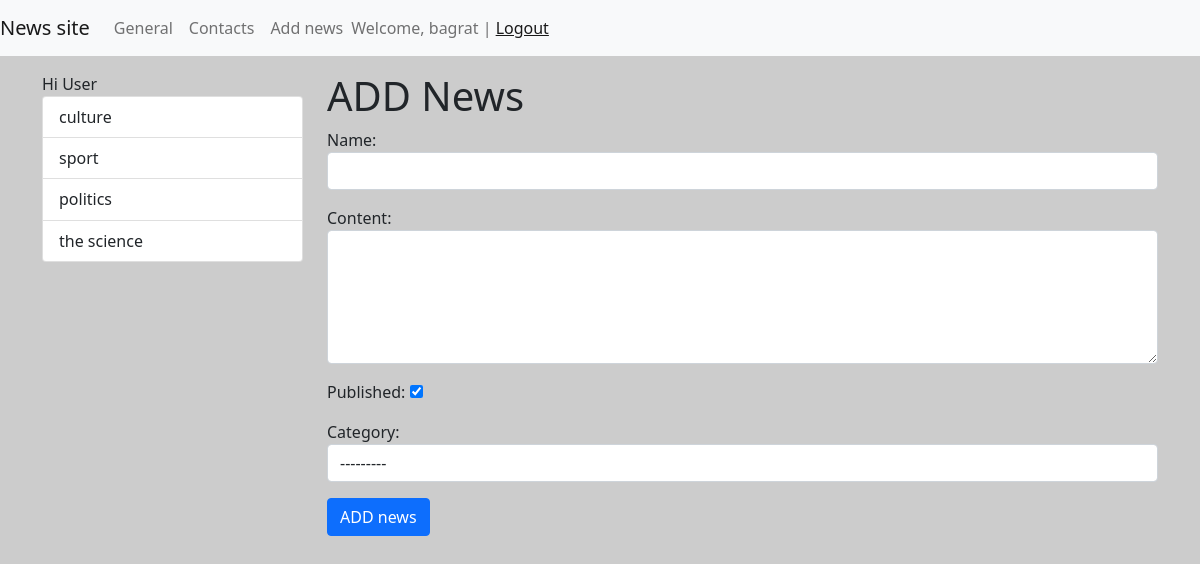
The app's page /news/add-news/ (signed in) with its own data.
### news/models.py (models this page shows)
class Category(models.Model):
    objects = None
    title = models.CharField(max_length=150, db_index=True, verbose_name='category name')
    def get_absolute_url(self):
        return reverse('category', kwargs={"category_id": self.pk})
    def __str__(self):
        return self.title
    class Meta:
        verbose_name = 'category'
        verbose_name_plural = 'categories'
        ordering = ['title']

### news/views.py (the view)
# urls.py: path('news/add-news/', CreateNews.as_view(), name='add_news'),
class CreateNews(LoginRequiredMixin, CreateView):
    form_class = NewsForm
    template_name = 'news/add_news.html'
    login_url = '/admin/'

### news/forms.py (shortened to what this page needs)
class NewsForm(forms.ModelForm):
    class Meta:
        model = News
        fields = ['title', 'content', 'is_published', 'category']
        widgets = {
            'title': forms.TextInput(attrs={'class': 'form-control'}),
            'content': forms.Textarea(attrs={'class': 'form-control', 'rows': 5}),
            'category': forms.Select(attrs={'class': 'form-control'}),
        }

### news/templatetags/news_tags.py (called while the page is built)
@register.inclusion_tag('news/list_categories.html')
def show_categories(arg1='Hello', arg2='wprld'):
    categories = Category.objects.annotate(cnt=Count('news', filter=F('news__is_published'))).filter(cnt__gt=0)
    return {"categories": categories, "arg1": arg1, "arg2": arg2}

### news/templates/news/add_news.html (shortened to what this page needs)
{% extends 'base.html' %}
{% block sidebar %}
{% include 'inc/_sidebar.html' %}
{% endblock %}
{% block content %}
<h1>ADD News</h1>
<form action="{% url 'add_news' %}" method="post">
    {{ form.as_p }}
    <button type="submit" class="btn btn-primary btn-block">ADD news</button>
</form>
{% endblock %}

### templates/inc/_nav.html (shortened to what this page needs)
<nav class="navbar navbar-expand-lg navbar-light bg-light">
    <a class="navbar-brand" href="{% url 'home' %}">News site</a>
    <div class="collapse navbar-collapse" id="navbarSupportedContent">
        <ul class="navbar-nav mr-auto">
            <li class="nav-item"><a class="nav-link" href="{% url 'home' %}">General</a> </li>
            <li class="nav-item"><a class="nav-link" href="{% url 'contact' %}">Contacts</a> </li>
            {% if request.user.is_authenticated %}
                <li class="nav-item"><a class="nav-link" href="{% url 'add_news' %}">Add news</a> </li>
            {% endif %}
        </ul>
        <span class="navbar-text">
            {% if request.user.is_authenticated %}
            Welcome, {{ user.username }} | <a href="{% url 'logout' %}">Logout</a>
            {% else %}
            <a href="{% url 'register' %}">Register</a> | <a href="{% url 'login' %}">Login</a>
            {% endif %}
        </span>
    </div>
</nav>

### news/templates/news/list_categories.html
<div class="list-group">
    {{arg1}} {{arg2}}
    {% for item in categories %}
    <a href="{{ item.get_absolute_url }}" class="list-group-item list-group-item-action">{{ item.title }}
        <span class="badge badge-primary badge-pill">{{ item.cnt }}</span></a>
    {% endfor %}
</div>

### mysite/static/css/style.css (style rules this page uses)
body { background-color: #ccc; }

### records on screen
Category: title "culture"
Category: title "sport"
Category: title "politics"
Category: title "the science"

### other values on screen
{{ user.username }} "bagrat"
{{ arg1 }} "Hi"
{{ arg2 }} "User"
